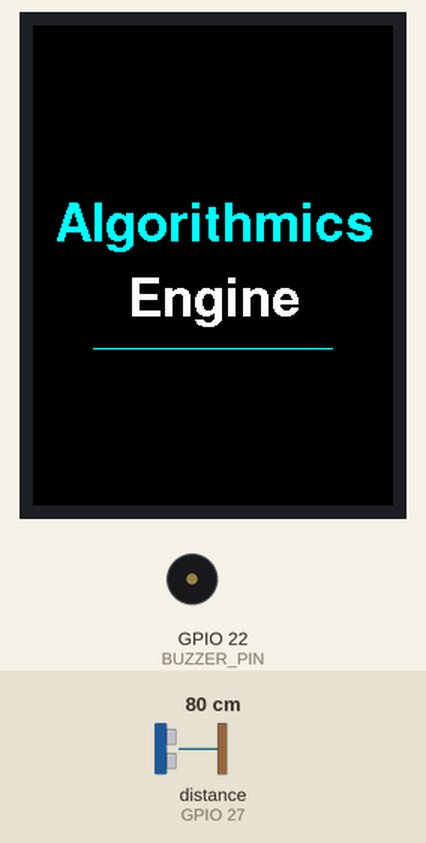
Simulated run of this sketch. Board: ESP32. Parts: 240×320 colour display, buzzer (waves = sounding, pin HIGH). Wiring (inferred from the names in the program): ultrasonic range finder: trigger GPIO 26; echo GPIO 27. The inputs (shaded band) are chosen by the test bench; at power-on: distance to the obstacle (sensor on GPIO 27) 80 cm. The echo pulse lasts 58.3 µs per cm; pins used as bus, display or sensor lines are not drawn; what the sketch prints to the serial monitor is not drawn.

Above: at 1.4 s.
1.5 s: distance to the obstacle (sensor on GPIO 27) set to 2 cm
At 1.7 s:
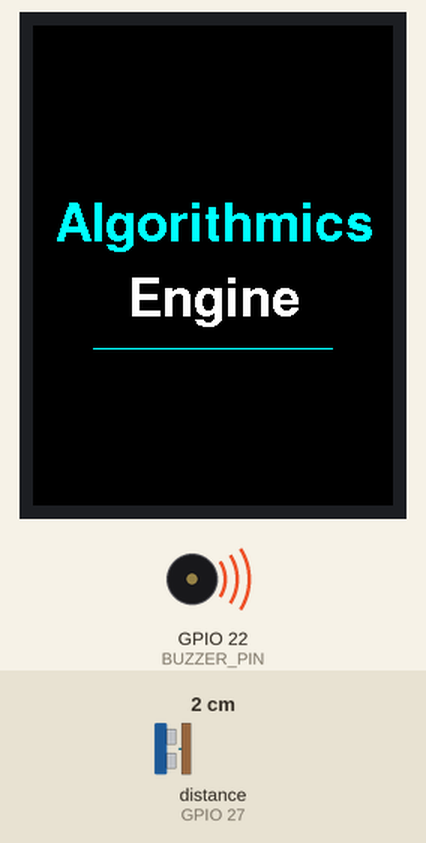
Timing chart, 0 to 4.5 s (numbered marks = the images above; inputs shaded):
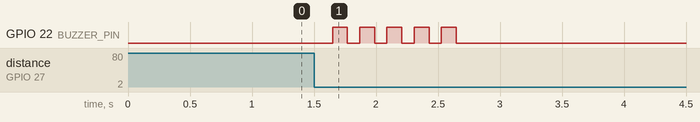

The sketch:

algorithmics_engine_ultrasonic_buzzer.ino
```cpp
/*
  ESP32 + TFT 2.4" ILI9341 (TFT_eSPI) + sensor ultrasonic HC-SR04 + buzzer

  Cara kerja:
    - Saat standby, backlight layar mati dan buzzer diam.
    - Jika ada objek dalam jarak DETECT_CM, backlight menyala DAN buzzer berbunyi
      (BEEP_COUNT kali bip pendek).
    - Layar mati lagi ON_TIME_MS (15 detik) setelah objek terakhir terdeteksi.
      Buzzer hanya berbunyi saat layar berpindah dari mati ke nyala,
      jadi tidak terus berbunyi selama objek masih berada di depan sensor.

  Wiring sensor HC-SR04:
    VCC -> 5V (VIN), GND -> GND, TRIG -> GPIO 26
    ECHO -> GPIO 27 (idealnya lewat pembagi tegangan 1k + 2k)

  Wiring buzzer:
    Buzzer (+) / pin I/O -> GPIO 22
    Buzzer (-) / GND     -> GND
    Modul buzzer 3 pin   -> VCC ke 3V3 (atau 5V sesuai modul)

  Memakai User_Setup.h yang sama seperti sketch sebelumnya.
*/

#include <SPI.h>
#include <TFT_eSPI.h>

#define ROT 2                      // 1 = landscape (320 x 240), 3 = terbalik

// ---- Sensor ultrasonic ----
#define TRIG_PIN 26
#define ECHO_PIN 27

#define DETECT_CM           20     // jarak deteksi (cm)
#define ON_TIME_MS       5000UL   // lama layar menyala setelah deteksi terakhir
#define MEASURE_INTERVAL   100UL   // jeda antar pengukuran (ms)
#define CONFIRM_HITS         2     // deteksi berturut-turut agar dianggap valid

// ---- Buzzer ----
#define BUZZER_PIN       22
#define BUZZER_PASSIVE    0        // 0 = buzzer aktif (bunyi saat diberi tegangan)
                                   // 1 = buzzer pasif (butuh sinyal frekuensi)
#define BUZZER_ON_LEVEL  HIGH      // modul buzzer "low trigger": ganti ke LOW
#define BUZZER_FREQ      2000      // frekuensi nada (hanya untuk buzzer pasif)
#define BUZZER_CH        0         // channel LEDC (hanya ESP32 core 2.x, buzzer pasif)

#define BEEP_COUNT   5             // jumlah bip
#define BEEP_ON_MS   120           // lama tiap bip
#define BEEP_OFF_MS  100           // jeda antar bip

#define DEBUG_SERIAL 1

#ifndef TFT_BL
#define TFT_BL 21
#endif
#ifndef TFT_BACKLIGHT_ON
#define TFT_BACKLIGHT_ON HIGH
#endif

TFT_eSPI tft = TFT_eSPI();

bool screenOn = false;
unsigned long lastDetect = 0;
unsigned long lastMeasure = 0;
uint8_t hits = 0;

// Status bip (non-blocking)
uint8_t beepsLeft = 0;
bool beepOn = false;
unsigned long beepTimer = 0;

// ---------------------------------------------------------------------------
// Buzzer
// ---------------------------------------------------------------------------
void buzzerInit() {
#if BUZZER_PASSIVE
  #if ESP_ARDUINO_VERSION_MAJOR >= 3
    ledcAttach(BUZZER_PIN, BUZZER_FREQ, 8);
  #else
    ledcSetup(BUZZER_CH, BUZZER_FREQ, 8);
    ledcAttachPin(BUZZER_PIN, BUZZER_CH);
  #endif
#else
  pinMode(BUZZER_PIN, OUTPUT);
#endif
}

void buzzerWrite(bool on) {
#if BUZZER_PASSIVE
  #if ESP_ARDUINO_VERSION_MAJOR >= 3
    ledcWriteTone(BUZZER_PIN, on ? BUZZER_FREQ : 0);
  #else
    ledcWriteTone(BUZZER_CH, on ? BUZZER_FREQ : 0);
  #endif
#else
  digitalWrite(BUZZER_PIN, on ? BUZZER_ON_LEVEL : !BUZZER_ON_LEVEL);
#endif
}

void startBeep(unsigned long now) {
  beepsLeft = BEEP_COUNT;
  beepOn = false;
  beepTimer = now - BEEP_OFF_MS;   // bip pertama langsung berbunyi
}

void updateBeep(unsigned long now) {
  if (beepsLeft == 0 && !beepOn) return;

  if (!beepOn) {
    if (now - beepTimer >= BEEP_OFF_MS) {
      buzzerWrite(true);
      beepOn = true;
      beepTimer = now;
    }
  } else if (now - beepTimer >= BEEP_ON_MS) {
    buzzerWrite(false);
    beepOn = false;
    beepTimer = now;
    if (beepsLeft > 0) beepsLeft--;
  }
}

// ---------------------------------------------------------------------------
// Layar dan sensor
// ---------------------------------------------------------------------------
void setBacklight(bool on) {
  digitalWrite(TFT_BL, on ? TFT_BACKLIGHT_ON : !TFT_BACKLIGHT_ON);
  screenOn = on;
}

// Mengembalikan jarak dalam cm, atau -1 jika tidak ada pantulan
float readDistanceCm() {
  digitalWrite(TRIG_PIN, LOW);
  delayMicroseconds(2);
  digitalWrite(TRIG_PIN, HIGH);
  delayMicroseconds(10);
  digitalWrite(TRIG_PIN, LOW);

  unsigned long duration = pulseIn(ECHO_PIN, HIGH, 30000UL);  // timeout 30 ms
  if (duration == 0) return -1;
  return duration * 0.0343f / 2.0f;
}

void drawScreen() {
  int W = tft.width();
  int H = tft.height();

  tft.fillScreen(TFT_BLACK);
  tft.setFreeFont(&FreeSansBold18pt7b);   // jika terlalu lebar, pakai FreeSansBold12pt7b
  tft.setTextDatum(MC_DATUM);

  tft.setTextColor(TFT_CYAN, TFT_BLACK);
  tft.drawString("Algorithmics", W / 2, H / 2 - 30);

  tft.setTextColor(TFT_WHITE, TFT_BLACK);
  tft.drawString("Engine", W / 2, H / 2 + 20);

  tft.drawFastHLine(W / 2 - 80, H / 2 + 55, 160, TFT_CYAN);
}

// ---------------------------------------------------------------------------
void setup() {
  Serial.begin(115200);

  pinMode(TRIG_PIN, OUTPUT);
  pinMode(ECHO_PIN, INPUT);
  digitalWrite(TRIG_PIN, LOW);

  buzzerInit();
  buzzerWrite(false);

  pinMode(TFT_BL, OUTPUT);

  tft.init();
  tft.setRotation(ROT);

  setBacklight(false);   // matikan dulu sebelum menggambar agar tidak berkedip
  drawScreen();          // konten tetap di layar, hanya backlight yang diatur
}

void loop() {
  unsigned long now = millis();

  if (now - lastMeasure >= MEASURE_INTERVAL) {
    lastMeasure = now;

    float dist = readDistanceCm();

#if DEBUG_SERIAL
    if (dist > 0) Serial.printf("Jarak: %.1f cm\n", dist);
#endif

    if (dist > 0 && dist <= DETECT_CM) {
      if (hits < 255) hits++;
    } else {
      hits = 0;
    }

    if (hits >= CONFIRM_HITS) {
      lastDetect = now;
      if (!screenOn) {
        setBacklight(true);
        startBeep(now);       // buzzer berbunyi bersamaan dengan layar menyala
#if DEBUG_SERIAL
        Serial.println("Objek terdeteksi -> layar ON + buzzer");
#endif
      }
    }
  }

  updateBeep(now);

  if (screenOn && (now - lastDetect >= ON_TIME_MS)) {
    setBacklight(false);
#if DEBUG_SERIAL
    Serial.println("Timeout -> layar OFF");
#endif
  }
}
```

Measured:
- after the input at 1.5 s, GPIO 22 (BUZZER_PIN): alternates HIGH for 0.12 s and LOW for 0.10 s, 10 changes in all, then stays LOW, starting after 0.15 s
